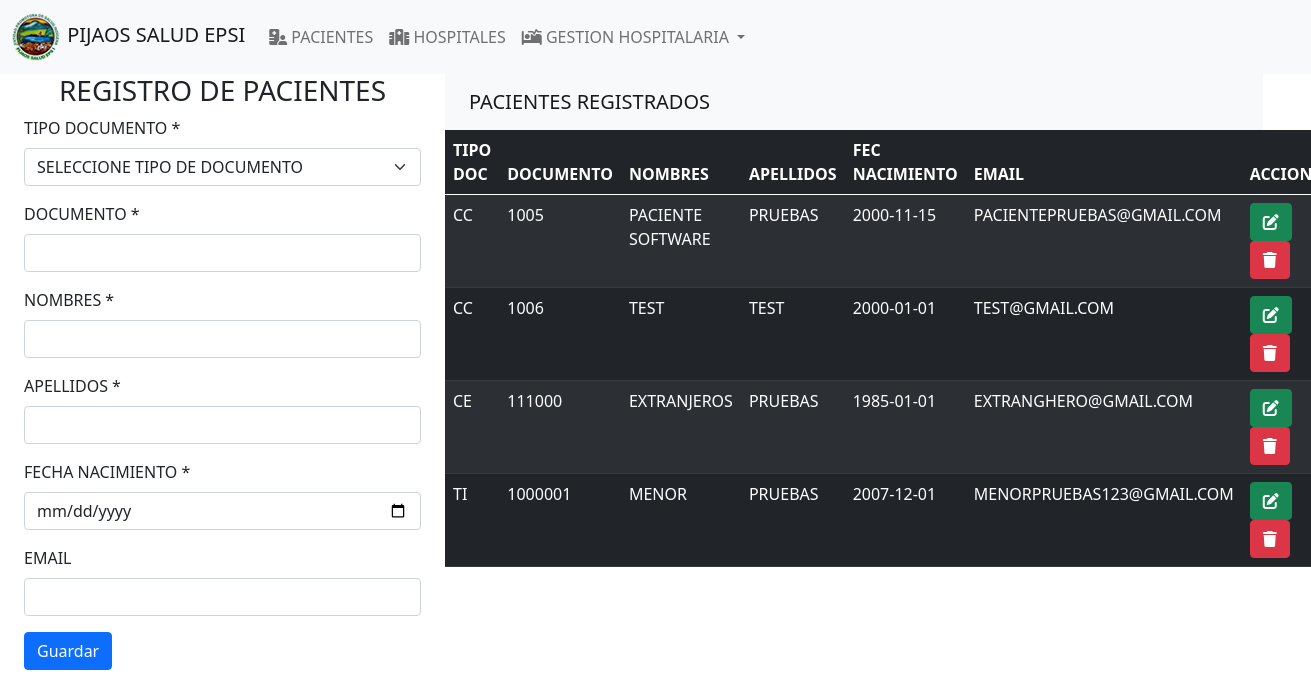
/vistas/PACIENTES/home.php, run on the app's committed database.
### tables this page shows
CREATE TABLE `pacientes` (
  `TIPO_DOCUMENTO` varchar(3) NOT NULL,
  `NO_DOCUMENTO` double NOT NULL,
  `NOMBRES` varchar(50) NOT NULL,
  `APELLIDOS` varchar(50) NOT NULL,
  `FEC_NACIMIENTO` date NOT NULL,
  `EMAIL` varchar(50) DEFAULT NULL
);

### modelo/execute.php (called while the page is built, shortened)
<?php
class Gestor extends Conexion
{
    public function ListarPacientes($TIPO_DOCUMENTO_SEARCH, $NO_DOCUMENTO_SEARCH)
    {
        $conn = Conexion::abrir_conexion();
        $sql = "SELECT * FROM pacientes WHERE TIPO_DOCUMENTO = :TIPO_DOCUMENTO AND NO_DOCUMENTO = :NO_DOCUMENTO";
        $resultado = $conn->prepare($sql);
        $resultado->bindParam(":TIPO_DOCUMENTO", $TIPO_DOCUMENTO_SEARCH);
        $resultado->bindParam(":NO_DOCUMENTO", $NO_DOCUMENTO_SEARCH);
        $resultado->execute();
        $existe = $resultado->rowCount();
        if ($existe == 0) {
            $sql2 = "SELECT * FROM pacientes";
            $resultado2 = $conn->prepare($sql2);
            $resultado2->execute();
            $filas = $resultado2->fetchAll(PDO::FETCH_ASSOC);
            return $filas;
        } else {
            $filas = $resultado->fetchAll(PDO::FETCH_ASSOC);
            return $filas;
        }
    }
}

### controlador/controlador.php (called while the page is built, shortened)
<?php
class Controlador
{
    public function ListarPacientes($TIPO_DOCUMENTO_SEARCH, $NO_DOCUMENTO_SEARCH)
	{
		$gestor = new Gestor();
		$result = $gestor->ListarPacientes($TIPO_DOCUMENTO_SEARCH, $NO_DOCUMENTO_SEARCH);
		return $result;
	}
}

### vistas/PACIENTES/home.php (the view, shortened to what this page needs)
<?php
require_once("vistas/principal.php");
?>
<div class="container-fluid row">
<form class="col-4" method="POST" action="?view=InsertPaciente">
    <h3 class="text-center text-sexondary">REGISTRO DE PACIENTES</h3>
    <div class="mb-3">
        <label for="" class="form-label">TIPO DOCUMENTO *</label>
        <select class="form-select" aria-label="Default select example" name="TIPO_DOCUMENTO">
        <option selected>SELECCIONE TIPO DE DOCUMENTO</option>
        </select>
    </div>
    <div class="mb-3">
        <label for="" class="form-label">DOCUMENTO *</label>
        <input type="text" class="form-control" name="NO_DOCUMENTO">
    </div>
    <div class="mb-3">
        <label for="" class="form-label">NOMBRES *</label>
        <input type="text" class="form-control" name="NOMBRES" onkeyup="javascript:this.value = this.value.toUpperCase();" autocomplete="off">
    </div>
    <div class="mb-3">
        <label for="" class="form-label">APELLIDOS *</label>
        <input type="text" class="form-control" name="APELLIDOS" onkeyup="javascript:this.value = this.value.toUpperCase();" autocomplete="off">
    </div>
    <div class="mb-3">
        <label for="" class="form-label">FECHA NACIMIENTO *</label>
        <input type="date" class="form-control" name="FEC_NACIMIENTO">
    </div>
    <div class="mb-3">
        <label for="" class="form-label">EMAIL </label>
        <input type="email" class="form-control" name="EMAIL" aria-describedby="emailHelp" onkeyup="javascript:this.value = this.value.toUpperCase();" autocomplete="off">
    </div>
    <button type="submit" class="btn btn-primary" name="btnregistrar">Guardar</button>
</form>
<div class="col-8">
<nav class="navbar navbar-light bg-light">
  <div class="container-fluid">
    <a class="navbar-brand">PACIENTES REGISTRADOS</a>
  </div>
</nav>
<table class="table table-dark table-striped">
    <thead>
        <tr>
            <th scope="col">TIPO DOC</th>
            <th scope="col">DOCUMENTO</th>
            <th scope="col">NOMBRES</th>
            <th scope="col">APELLIDOS</th>
            <th scope="col">FEC NACIMIENTO</th>
            <th scope="col">EMAIL</th>
            <th scope="col">ACCIONES</th>
        </tr>
    </thead>
    <tbody>
    <?php
        if(class_exists("Controlador")){
        $controlador = new Controlador();
        $tipo = '';
        $no = '';
        $users = $controlador->ListarPacientes($tipo, $no);
        foreach ($users as $user) {
        ?>
            <td><?php echo $user['TIPO_DOCUMENTO'];?></td>
            <td><?php echo $user['NO_DOCUMENTO'];?></td>
            <td><?php echo $user['NOMBRES'];?></td>
            <td><?php echo $user['APELLIDOS'];?></td>
            <td><?php echo $user['FEC_NACIMIENTO'];?></td>
            <td><?php echo $user['EMAIL'];?></td>
            <td>
                <a href="?view=edit_paciente&TIPO_DOCUMENTO_UPDATE=<?php echo $user['TIPO_DOCUMENTO'] ?>
                                    &NO_DOCUMENTO_UPDATE=<?php echo $user['NO_DOCUMENTO'] ?>" role="link" class="btn btn-small btn-success"><i class="fa-solid fa-pen-to-square"></i></a>
                <a href="?view=comfirmar_eliminar_pacientes&TIPO_DOCUMENTO_DELETE=<?php echo $user['TIPO_DOCUMENTO'] ?>
                                    &NO_DOCUMENTO_DELETE=<?php echo $user['NO_DOCUMENTO'] ?>" class="btn btn-small btn-danger">
                <i class="fa-solid fa-trash"></i></a>
            </td>
        <?php
        }
    }
    ?>
    </tbody>
</table>
</div>
</div>

### public/css/estilos.css (style rules this page uses)
html, body { width: 100%; height: 100%; background: rgb(255, 255, 255); }
* { margin: 0; padding: 0; }

### data on the page
pacientes: TIPO_DOCUMENTO "CC", NO_DOCUMENTO "1005", NOMBRES "PACIENTE SOFTWARE", APELLIDOS "PRUEBAS", FEC_NACIMIENTO "2000-11-15", EMAIL "PACIENTEPRUEBAS@GMAIL.COM"
pacientes: TIPO_DOCUMENTO "CC", NO_DOCUMENTO "1006", NOMBRES "TEST", APELLIDOS "TEST", FEC_NACIMIENTO "2000-01-01", EMAIL "TEST@GMAIL.COM"
pacientes: TIPO_DOCUMENTO "CE", NO_DOCUMENTO "111000", NOMBRES "EXTRANJEROS", APELLIDOS "PRUEBAS", FEC_NACIMIENTO "1985-01-01", EMAIL "EXTRANGHERO@GMAIL.COM"
pacientes: TIPO_DOCUMENTO "TI", NO_DOCUMENTO "1000001", NOMBRES "MENOR", APELLIDOS "PRUEBAS", FEC_NACIMIENTO "2007-12-01", EMAIL "MENORPRUEBAS123@GMAIL.COM"
